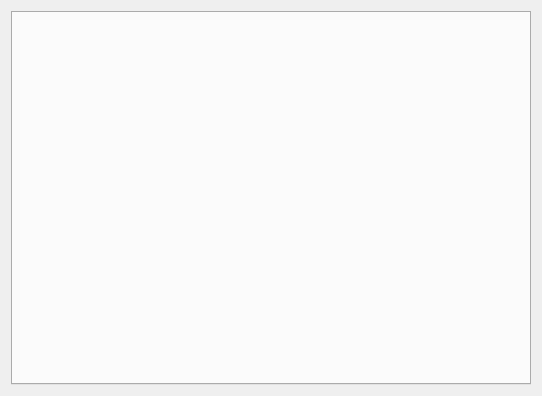
<?xml version="1.0" encoding="UTF-8"?>
<ui version="4.0">
 <class>TemplateConfig</class>
 <widget class="QWidget" name="TemplateConfig">
  <property name="geometry">
   <rect>
    <x>0</x>
    <y>0</y>
    <width>542</width>
    <height>396</height>
   </rect>
  </property>
  <layout class="QVBoxLayout" name="verticalLayout">
   <item>
    <widget class="QTabWidget" name="tabWidget"/>
   </item>
  </layout>
 </widget>
 <resources/>
 <connections/>
</ui>
